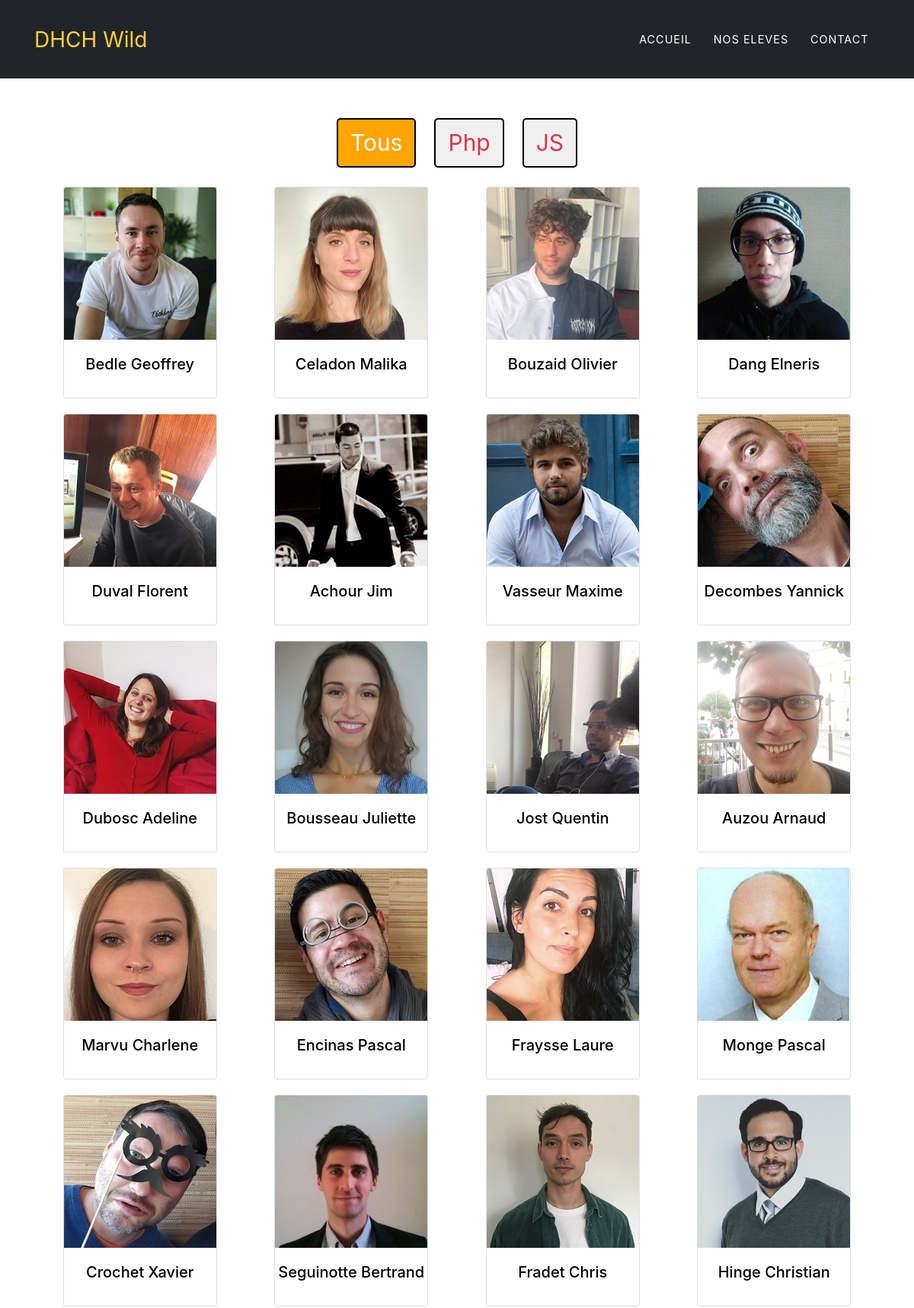
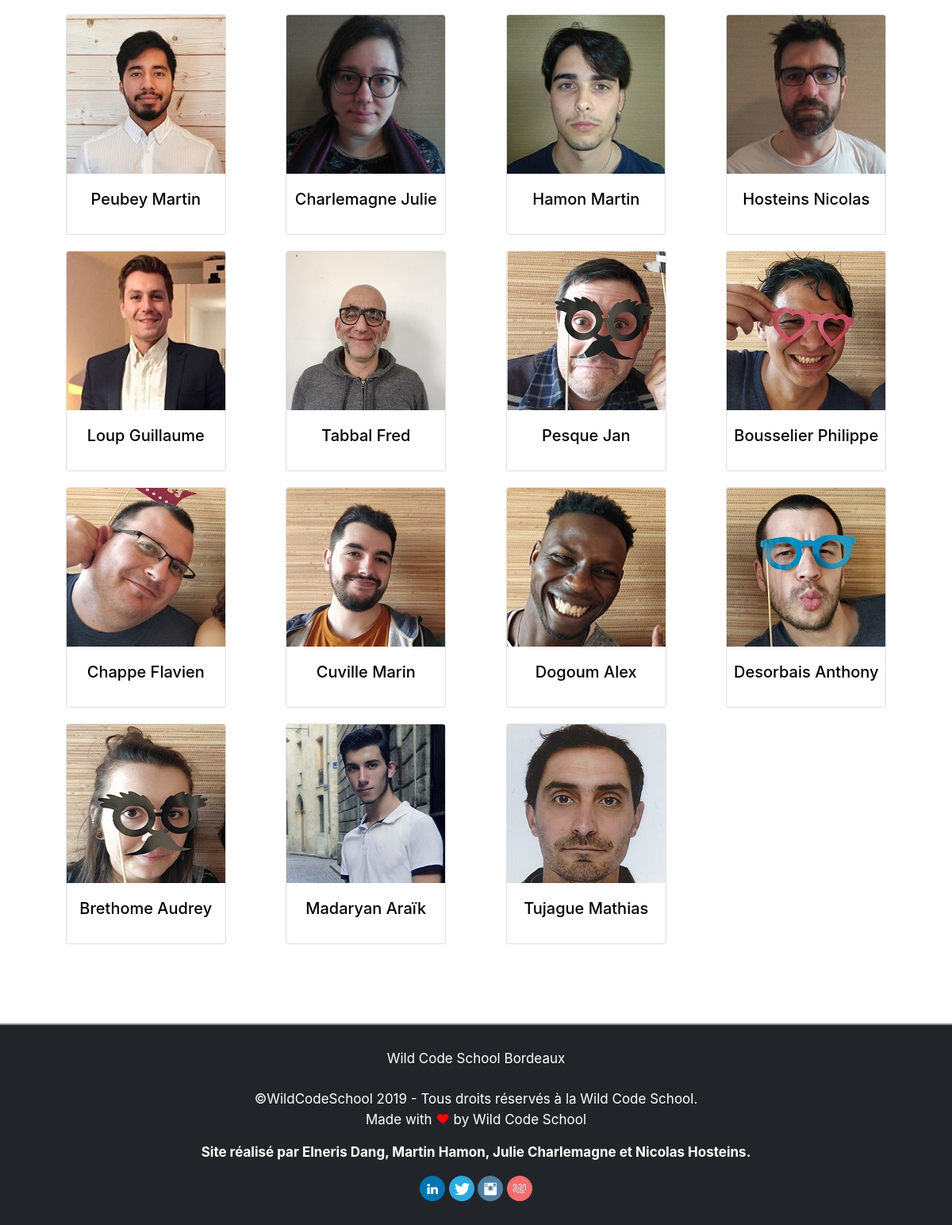
The app's page /trombi.php with its own data (2 pictures, top to bottom).
### tables this page shows
CREATE TABLE `wilder` (
  `id` int(11) NOT NULL,
  `firstname` varchar(100) NOT NULL,
  `lastname` varchar(100) NOT NULL,
  `birthday` date NOT NULL,
  `email` varchar(255) NOT NULL,
  `cursus` varchar(100) NOT NULL,
  `github` varchar(255) NOT NULL,
  `presentation` text NOT NULL
);

### Wilder.php (called while the page is built, shortened)
<?php
class Wilder
{
    private $id;
    private $firstname;
    private $lastname;
    public function getId(): int
    {
        return $this->id;
    }
    public function getFirstname(): string
    {
        return $this->firstname;
    }
    public function getLastname(): string
    {
        return $this->lastname;
    }
}

### fonction.php (the view, shortened to what this page needs)
<?php
function wildersCard($parametre)
{
    $pdo = new PDO(DSN,USER,PASS);
    $prep = $pdo->prepare("SELECT * FROM wilder WHERE cursus = :cursus;");
    $prep->bindValue(':cursus', $parametre, PDO::PARAM_STR);
    $prep->execute();
    $wilders = $prep->fetchAll(PDO::FETCH_CLASS,'Wilder');
    foreach ($wilders as $information){
         ?>
        <div class="col-12 col-md-6 col-lg-3 trombi_carte" >
            <div class="card " >
                <a href = "detail.php?wilder=<?= $information->getId() ?>" >
                    <div class="card-img-top" >
                        <img class="card-img-top" src = "image/photo/<?= $information->getId() ?>.jpg" alt = "<?= $information->getFirstname() ?>" >
                    </div >
                    <div class="card-body carte_body" >
                        <h5 class="card-title trombi_nom" > <?= $information->getLastname() . ' ' . $information->getFirstname()  ?> </h5 >
                    </div >
                </a >
            </div >
        </div >
    <?php }}
?>

### header.php (shortened to what this page needs)
<!DOCTYPE html>
<html lang="fr">
	<head>
		<link rel="stylesheet" href="https://stackpath.bootstrapcdn.com/bootstrap/4.3.1/css/bootstrap.min.css">
		<link rel="stylesheet" type="text/css" href="style.css">
	</head>
	<body>
		<header class="masthead_d">
			<div class="container header">
			  <nav class="navbar navbar-expand-lg navbar-dark fixed-top" id="mainNav">
			    <div class="container">
			      <a class="navbar-brand js-scroll-trigger" href="index.php">DHCH Wild</a>
			      <div class="collapse navbar-collapse" id="navbarResponsive">
			        <ul class="navbar-nav text-uppercase ml-auto">
			          <li class="nav-item">
			            <a class="nav-link js-scroll-trigger" href="index.php">Accueil</a>
			          </li>
			          <li class="nav-item">
			            <a class="nav-link js-scroll-trigger" href="trombi.php">Nos Eleves</a>
			          </li>
			          <li class="nav-item">
			            <a class="nav-link js-scroll-trigger" href="contact.php">Contact</a>
			          </li>
			        </ul>
			      </div>
			    </div>
			  </nav>
			</div>

### trombi.php (shortened to what this page needs)
<?php
require 'header.php';
require_once 'fonction.php';
require_once 'Wilder.php';
?>
		</header>
		<div class="container">
			<div class = "pillules">
				<ul class="nav nav-pills mb-3 trombi_onglet" id="pills-tab" role="tablist">
				  <li class="nav-item">
				    <a class="nav-link text-danger active " id="pills-home-tab" data-toggle="pill" href="#pills-wanted" role="tab" aria-controls="pills-wanted" aria-selected="true">Tous</a>
				  </li>
				  <li class="nav-item">
				    <a class="nav-link text-danger " id="pills-profile-tab" data-toggle="pill" href="#pills-profile" role="tab" aria-controls="pills-profile" aria-selected="false">Php</a>
				  </li>
				  <li class="nav-item">
				    <a class="nav-link  text-danger" id="pills-contact-tab" data-toggle="pill" href="#pills-contact" role="tab" aria-controls="pills-contact" aria-selected="false">JS</a>
				  </li>
				</ul>
			</div>
		</div>
		<div class="tab-content" id="pills-tabContent">
		   <div class="tab-pane fade show active" id="pills-wanted" role="tabpanel" aria-labelledby="pills-home-tab">
			   	<div class="container alignement">
					<?php
					wildersCard('PHP');
                    wildersCard('JS');
					 ?>
				</div>
			</div>
		</div>
<?php
require 'footer.php';
?>

### footer.php (shortened to what this page needs)
		<footer>
			<div class="footer">
				<p>Wild Code School Bordeaux<br><br>
					©WildCodeSchool 2019 - Tous droits réservés à la Wild Code School.<br>
				Made with <span class="coeur">❤</span>  by Wild Code School</p>
				<p><strong>Site réalisé par Elneris Dang, Martin Hamon, Julie Charlemagne et Nicolas Hosteins.</strong></p>
				<div class="img-footer">
					<a href="https://www.linkedin.com/school/wild-code-school/" target="_blank"><img src="image/linkedin.png" alt="Linkedin"></a>
					<a href="https://twitter.com/WildSchool_Bdx" target="_blank"><img src="image/twitter.png" alt="Twitter"></a>
					<a href="https://www.instagram.com/wildcodeschool/?hl=fr" target="_blank"><img src="image/instagram.png" alt="Instagram"></a>
					<a href="https://wildcodeschool.fr/" target="_blank"><img class="wild" src="image/wild1.png" alt="Wild site"></a>
				</div>
			</div>
		</footer>
	</body>
</html>

### style.css (style rules this page uses)
body { background-image: url(image/desk-3139127.jpg); background-size: cover; padding-top: 50px; background-attachment: fixed; }
#mainNav { background-color: #212529; }
#mainNav .navbar-brand { color: #fed136; }
#mainNav .navbar-nav .nav-item .nav-link { font-size: 90%; font-weight: 400; padding: 0.75em 0; letter-spacing: 1px; color: white; }
@media (min-width: 750px) { #mainNav { padding-top: 25px; padding-bottom: 25px; background-color: #212529; } }
@media (min-width: 750px) { #mainNav .navbar-brand { font-size: 1.75em; -webkit-transition: all 0.3s; transition: all 0.3s; } }
@media (min-width: 750px) { #mainNav .navbar-nav .nav-item .nav-link { padding: 1.1em 1em !important; } }
.pillules { padding-top: -20px; margin-top: -45px; margin-bottom: 20px; }
.alignement { width: 100%; display: flex; flex-direction: row; flex-wrap : wrap; }
.trombi_carte { display: flex; justify-content: center; margin-bottom: 20px; }
.trombi_onglet { justify-content: center; font-size: 30px; margin-top: 150px; }
.nav-pills .nav-link.active { color: #fff !important; background-color: orange; }
.nav-pills .nav-link { border:2px solid black; border-radius: 5px; background-color: #F0F0F0; margin: 0px 12px; margin-bottom: 5px; }
.carte_body { padding: 1.25rem 0px; }
.trombi_nom { text-align: center; height: 100%; color: black; }
.footer { clear: both; width: 100%; border-top: 2px solid #888; padding-top: 30px; padding-bottom: 30px; background-color: #212529; margin-top: 80px; }
.footer p { font-size: 17px; text-align: center; color: white; }
.img-footer { width: 100%; text-align: center; }
.wild { border-radius: 50%; }
.coeur { color: red; }

### records on screen
wilder: shows a picture, lastname "Bedle", firstname "Geoffrey"
wilder: shows a picture, lastname "Celadon", firstname "Malika"
wilder: shows a picture, lastname "Bouzaid", firstname "Olivier"
wilder: shows a picture, lastname "Dang", firstname "Elneris"
wilder: shows a picture, lastname "Duval", firstname "Florent"
wilder: shows a picture, lastname "Achour", firstname "Jim"
wilder: shows a picture, lastname "Vasseur", firstname "Maxime"
wilder: shows a picture, lastname "Decombes", firstname "Yannick"
wilder: shows a picture, lastname "Dubosc", firstname "Adeline"
wilder: shows a picture, lastname "Bousseau", firstname "Juliette"
wilder: shows a picture, lastname "Jost", firstname "Quentin"
wilder: shows a picture, lastname "Auzou", firstname "Arnaud"
wilder: shows a picture, lastname "Marvu", firstname "Charlene"
wilder: shows a picture, lastname "Encinas", firstname "Pascal"
wilder: shows a picture, lastname "Fraysse", firstname "Laure"
wilder: shows a picture, lastname "Monge", firstname "Pascal"
wilder: shows a picture, lastname "Crochet", firstname "Xavier"
wilder: shows a picture, lastname "Seguinotte", firstname "Bertrand"
wilder: shows a picture, lastname "Fradet", firstname "Chris"
wilder: shows a picture, lastname "Hinge", firstname "Christian"
wilder: shows a picture, lastname "Peubey", firstname "Martin"
wilder: shows a picture, lastname "Charlemagne", firstname "Julie"
wilder: shows a picture, lastname "Hamon", firstname "Martin"
wilder: shows a picture, lastname "Hosteins", firstname "Nicolas"
wilder: shows a picture, lastname "Loup", firstname "Guillaume"
wilder: shows a picture, lastname "Tabbal", firstname "Fred"
wilder: shows a picture, lastname "Pesque", firstname "Jan"
wilder: shows a picture, lastname "Bousselier", firstname "Philippe"
wilder: shows a picture, lastname "Chappe", firstname "Flavien"
wilder: shows a picture, lastname "Cuville", firstname "Marin"
wilder: shows a picture, lastname "Dogoum", firstname "Alex"
wilder: shows a picture, lastname "Desorbais", firstname "Anthony"
wilder: shows a picture, lastname "Brethome", firstname "Audrey"
wilder: shows a picture, lastname "Madaryan", firstname "Araïk"
wilder: shows a picture, lastname "Tujague", firstname "Mathias"
